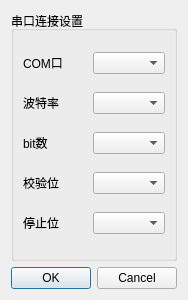
<?xml version="1.0" encoding="UTF-8"?>
<ui version="4.0">
 <class>SerialPortSetDlg</class>
 <widget class="QDialog" name="SerialPortSetDlg">
  <property name="geometry">
   <rect>
    <x>0</x>
    <y>0</y>
    <width>187</width>
    <height>300</height>
   </rect>
  </property>
  <property name="windowTitle">
   <string>Dialog</string>
  </property>
  <layout class="QVBoxLayout" name="verticalLayout">
   <item>
    <widget class="QGroupBox" name="sPortSetGBox">
     <property name="enabled">
      <bool>true</bool>
     </property>
     <property name="title">
      <string>串口连接设置</string>
     </property>
     <property name="checkable">
      <bool>false</bool>
     </property>
     <property name="checked">
      <bool>false</bool>
     </property>
     <layout class="QVBoxLayout" name="verticalLayout_2">
      <item>
       <layout class="QHBoxLayout" name="horizontalLayout">
        <item>
         <widget class="QLabel" name="sPortCOMNumLbl">
          <property name="text">
           <string>COM口</string>
          </property>
         </widget>
        </item>
        <item>
         <widget class="QComboBox" name="sPortCOMNumCBox">
          <property name="enabled">
           <bool>true</bool>
          </property>
         </widget>
        </item>
       </layout>
      </item>
      <item>
       <layout class="QHBoxLayout" name="horizontalLayout_2">
        <item>
         <widget class="QLabel" name="sPortBaudrateLbl">
          <property name="text">
           <string>波特率</string>
          </property>
         </widget>
        </item>
        <item>
         <widget class="QComboBox" name="sPortBaudrateCBox"/>
        </item>
       </layout>
      </item>
      <item>
       <layout class="QHBoxLayout" name="horizontalLayout_3">
        <item>
         <widget class="QLabel" name="sPortDatabitsLbl">
          <property name="text">
           <string>bit数</string>
          </property>
         </widget>
        </item>
        <item>
         <widget class="QComboBox" name="sPortDatabitsCBox"/>
        </item>
       </layout>
      </item>
      <item>
       <layout class="QHBoxLayout" name="horizontalLayout_5">
        <item>
         <widget class="QLabel" name="sPortParityLbl">
          <property name="text">
           <string>校验位</string>
          </property>
         </widget>
        </item>
        <item>
         <widget class="QComboBox" name="sPortParityCBox"/>
        </item>
       </layout>
      </item>
      <item>
       <layout class="QHBoxLayout" name="horizontalLayout_7">
        <item>
         <widget class="QLabel" name="sPortStopbitsLbl">
          <property name="text">
           <string>停止位</string>
          </property>
         </widget>
        </item>
        <item>
         <widget class="QComboBox" name="sPortStopbitsCBox"/>
        </item>
       </layout>
      </item>
     </layout>
    </widget>
   </item>
   <item>
    <widget class="QDialogButtonBox" name="sPortButtonBox">
     <property name="orientation">
      <enum>Qt::Horizontal</enum>
     </property>
     <property name="standardButtons">
      <set>QDialogButtonBox::Cancel|QDialogButtonBox::Ok</set>
     </property>
    </widget>
   </item>
  </layout>
 </widget>
 <resources/>
 <connections>
  <connection>
   <sender>sPortButtonBox</sender>
   <signal>accepted()</signal>
   <receiver>SerialPortSetDlg</receiver>
   <slot>accept()</slot>
   <hints>
    <hint type="sourcelabel">
     <x>248</x>
     <y>254</y>
    </hint>
    <hint type="destinationlabel">
     <x>157</x>
     <y>274</y>
    </hint>
   </hints>
  </connection>
  <connection>
   <sender>sPortButtonBox</sender>
   <signal>rejected()</signal>
   <receiver>SerialPortSetDlg</receiver>
   <slot>reject()</slot>
   <hints>
    <hint type="sourcelabel">
     <x>316</x>
     <y>260</y>
    </hint>
    <hint type="destinationlabel">
     <x>286</x>
     <y>274</y>
    </hint>
   </hints>
  </connection>
 </connections>
</ui>
